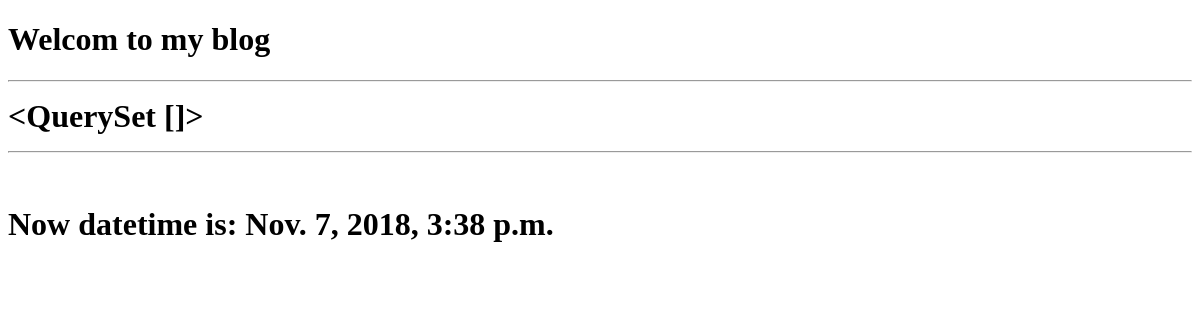
Before: / with the older database file.
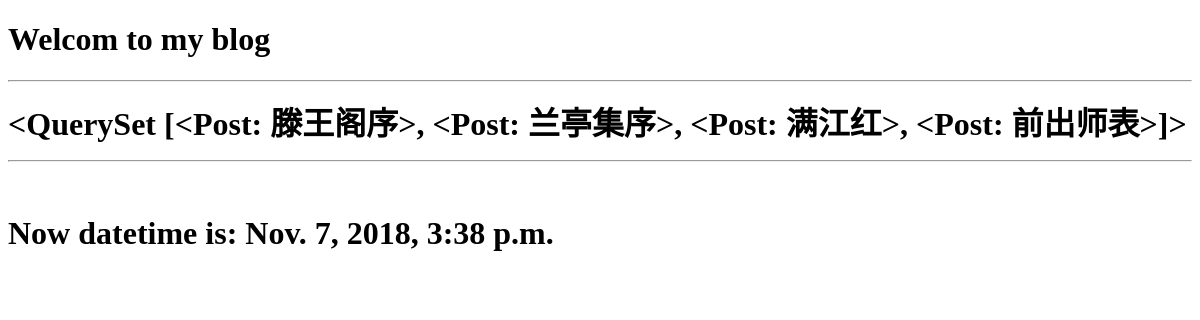
After: the same page with the newer database file.
### mainsite/models.py (models this page shows)
class Post(models.Model):
    title = models.CharField(max_length=200)
    slug = models.CharField(max_length=200)
    body = models.TextField()
    pub_date = models.DateTimeField(default=timezone.now)
    class Meta:
        ordering = ("-pub_date",)
    def __str__(self):
        return "%s" % self.title

### mainsite/views.py (the view)
# urls.py: path("", homepage),
def homepage(request):
    template = get_template("index.html")
    posts = Post.objects.all()
    now = datetime.now()
    html = template.render({"posts":posts, "now":now})
    return HttpResponse(html)

### templates/index.html (shortened to what this page needs)
<!DOCTYPE html>
<html>
<head>
</head>
<body>
	<h1>Welcom to my blog<h1>
	<hr>
	{{posts}}
	<hr><br>
	<span>Now datetime is:</span>&nbsp</span>{{now}}</span>
</body>
</html>

Changed rows visible on the page:
added Post: title.title "<QuerySet [<Post: 滕王阁序>, <Post: 兰亭集序>, <Post: 满江红>, <Post: 前出师表>]>"
Other visible differences:
{{ posts }}: "<QuerySet []>" → (not shown)
